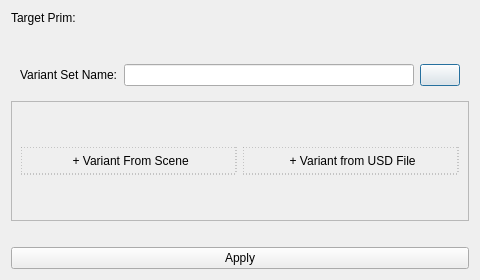
<?xml version="1.0" encoding="UTF-8"?>
<ui version="4.0">
    <class>Dialog</class>
    <widget class="QDialog" name="Dialog">

        <property name="geometry">
            <rect>
                <x>0</x>
                <y>0</y>
                <width>480</width>
                <height>280</height>
            </rect>
        </property>

        <property name="windowTitle">
            <string>Dialog</string>
        </property>

        <layout class="QVBoxLayout" name="verticalLayout">
            <item>
                <widget class="QLabel" name="targetPrim">
                    <property name="geometry">
                        <rect>
                            <x>30</x>
                            <y>10</y>
                            <width>300</width>
                            <height>32</height>
                        </rect>
                    </property>
                    <property name="text">
                        <string>Target Prim: </string>
                    </property>
                </widget>
            </item>

            <item>
                <widget class="QWidget" name="gridLayout_vs_container">
                    <property name="geometry">
                        <rect>
                            <x>30</x>
                            <y>22</y>
                            <width>400</width>
                            <height>50</height> </rect>
                    </property>
                    <layout class="QGridLayout" name="gridLayout_vs_options">
                    </layout>
                </widget>
            </item>

            <item>
                <widget class="QWidget" name="gridLayout_vs_container">
                    <property name="geometry">
                        <rect>
                            <x>30</x>
                            <y>47</y>
                            <width>400</width>
                            <height>50</height> </rect>
                    </property>
                    <layout class="QGridLayout" name="gridLayout_vs">
                        <item row="0" column="0">
                            <widget class="QLabel" name="label"><property name="text"><string>Variant Set Name:</string></property></widget>
                        </item>
                        <item row="0" column="1">
                            <widget class="QLineEdit" name="vs_name_input"></widget>
                        </item>
                        <item row="0" column="2">
                            <widget class="QPushButton" name="vs_remove"></widget>
                        </item>
                        
                    </layout>
                </widget>
            </item>

            <item>
                <widget class="QScrollArea" name="scrollArea">
                    <property name="geometry">
                        <rect>
                            <x>30</x>
                            <y>90</y>
                            <width>400</width>
                            <height>130</height> </rect>
                    </property>
                    <property name="widgetResizable">
                        <bool>true</bool> </property>

                    <widget class="QWidget" name="scrollAreaWidgetContents">
                        <layout class="QGridLayout" name="gridLayout">
                            <item row="0" column="0">
                                <widget class="QPushButton" name="addGeoVariantButton">
                                    <property name="text">
                                        <string> + Variant From Scene</string>
                                    </property>
                                    <property name="flat">
                                        <bool>true</bool>
                                    </property>
                                    <property name="styleSheet">
                                        <string>
                                            QPushButton {
                                                border: 1px dashed #999;
                                                padding: 6px;
                                            }
                                            QPushButton:hover {
                                                border-color: #666;
                                            }
                                        </string>
                                    </property>
                                </widget>
                            </item>
                            <item row="0" column="1">
                                <widget class="QPushButton" name="addUSDVariantButton">
                                    <property name="text">
                                        <string> + Variant from USD File</string>
                                    </property>
                                    <property name="flat">
                                        <bool>true</bool>
                                    </property>
                                    <property name="styleSheet">
                                        <string>
                                            QPushButton {
                                                border: 1px dashed #999;
                                                padding: 6px;
                                            }
                                            QPushButton:hover {
                                                border-color: #666;
                                            }
                                        </string>
                                    </property>
                                </widget>
                            </item>
                        </layout>
                    </widget>
                </widget>
            </item>

            <item>
                <widget class="QLabel" name="error_label">
                    <property name="text">
                        <string></string>
                    </property>
                    <property name="styleSheet">
                        <string>color: red; font-style: italic;</string>
                    </property>
                </widget>
            </item>
        
            <item>
                <widget class="QPushButton" name="final_button">
                    <property name="text">
                        <string>Apply</string>
                    </property>
                </widget>
            </item>
        </layout>

    </widget>

    <resources/>
    <connections/>
</ui>
